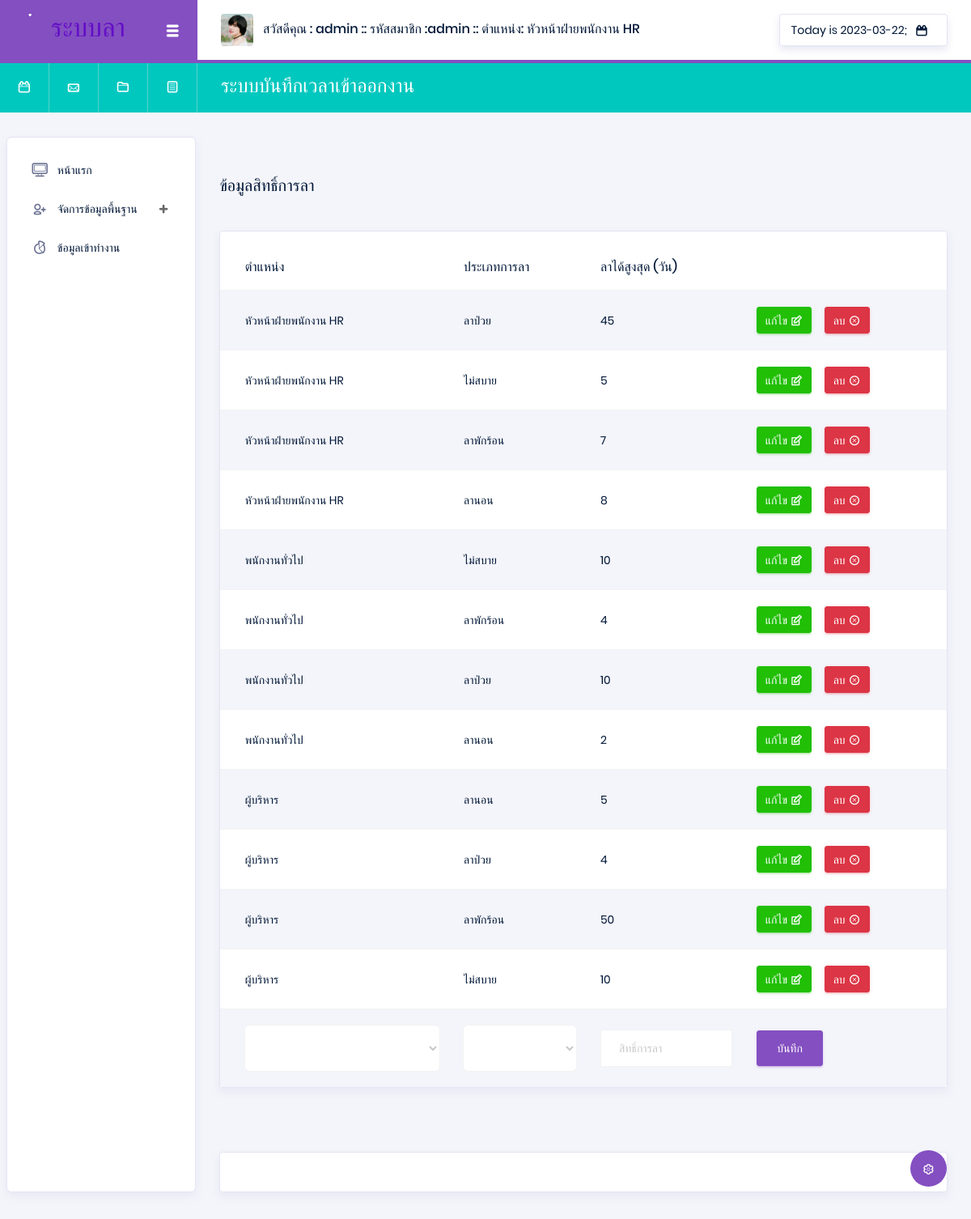
The page /index.php?p=peleave (signed in) on the database as committed earlier.
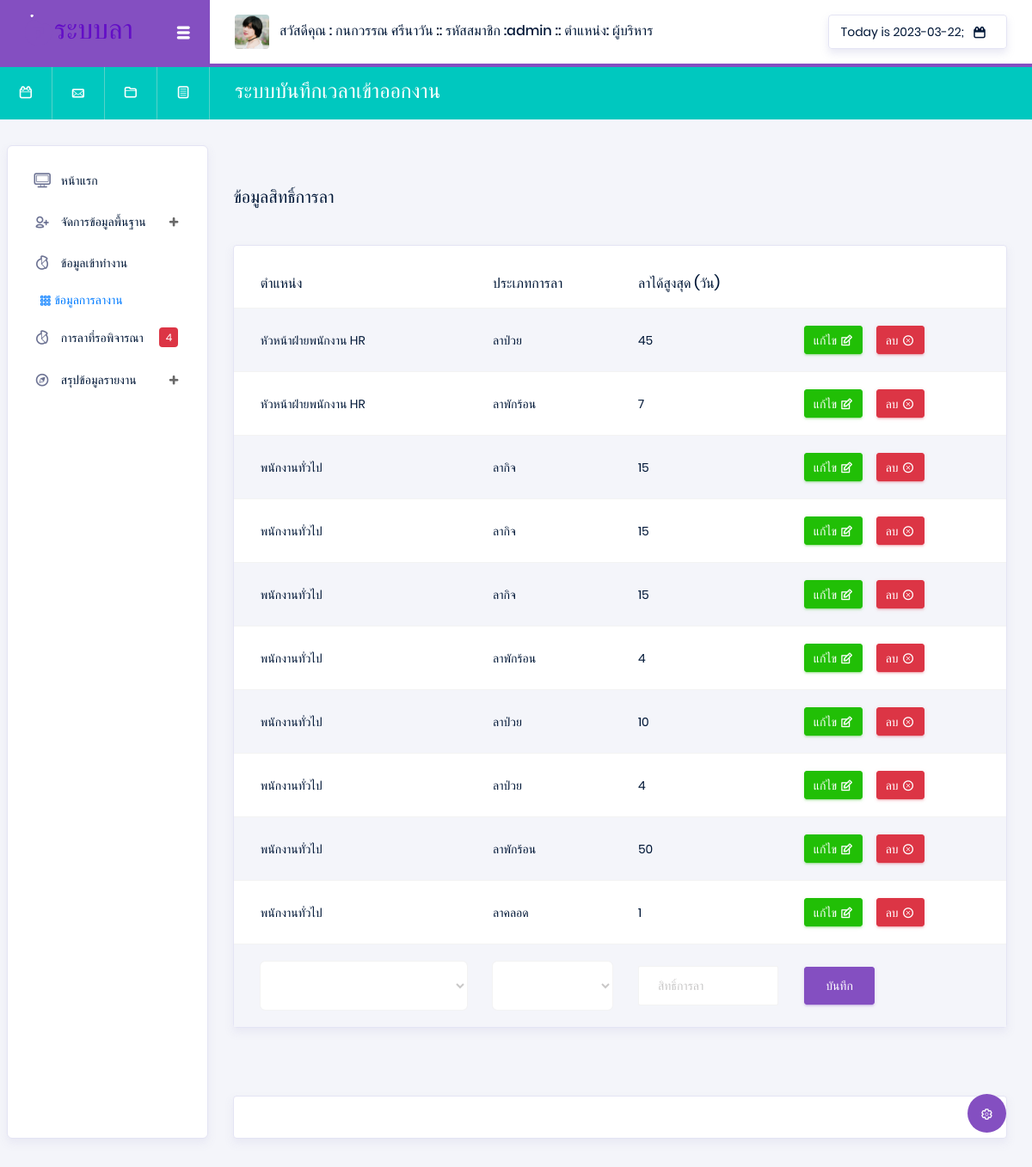
The same page on the database as committed later.
### tables this page shows
CREATE TABLE `position` (
  `Pos_id` varchar(13) NOT NULL,
  `Pos_name` varchar(50) NOT NULL,
  `user_group` int(11) NOT NULL
);

CREATE TABLE `leave_rights` (
  `Type_no` int(10) NOT NULL,
  `Type_id` varchar(100) NOT NULL,
  `Pos_id` varchar(100) NOT NULL,
  `leave_maximum` int(100) NOT NULL
);

CREATE TABLE `typeleave` (
  `Type_id` varchar(13) NOT NULL,
  `Type_name` varchar(50) NOT NULL,
  `Type_details` text NOT NULL
);

### api/showData.php (called while the page is built, shortened)
<?php
$Pos_id = $_SESSION['Pos_id'];
@$ShowPosition = "SELECT * FROM position WHERE  Pos_id =  '$Pos_id' ";
@$SQLShowPosition = mysqli_query($con, $ShowPosition) or die("Error in query: $ShowPosition ");
while ($Showposition = mysqli_fetch_array($SQLShowPosition)) {
    @$Pos_name = $Showposition['Pos_name'];
}
@$position = "SELECT * FROM position ORDER BY Pos_name ASC ";
@$Sqlposition = mysqli_query($con, $position) or die("Error in query: $position ");
@$typeleave = "SELECT * FROM typeleave ORDER BY Type_name DESC ";
@$Sqltypeleave = mysqli_query($con, $typeleave) or die("Error in query: $typeleave ");
@$leave_rights = "SELECT * FROM leave_rights ORDER BY Pos_id ASC";
@$Sqltleave_rights = mysqli_query($con, $leave_rights) or die("Error in query: $leave_rights ");

### pages/system/peleave.php (the view, shortened to what this page needs)
<div class="main-panel">
    <div class="content-wrapper">
        <br> <br>
        <?php
        extract(@$_GET);
        ?>
        <div class="row">
            <div class="col-xl-6 grid-margin stretch-card flex-column">
                <h5 class="mb-2 text-titlecase mb-4">ข้อมูลสิทธิ์การลา</h5>
            </div>
        </div>
        <div class="row">
            <div class="col-md-12">
                <div class="card">
                    <div class="table-responsive pt-3">
                        <table class="table table-striped project-orders-table">
                            <thead>
                                <tr>
                                    <th>ตำแหน่ง</th>
                                    <th class="ml-5">ประเภทการลา</th>
                                    <th>ลาได้สูงสุด (วัน)</th>
                                </tr>
                            </thead>
                            <tbody>
                                <?php
                                while ($Showpeleave = mysqli_fetch_array($Sqltleave_rights)) {
                                ?>
                                    <tr>
                                        <td><?php
                                            $Pos_id = $Showpeleave['Pos_id'];
                                            @$ShowPosition = "SELECT * FROM position WHERE  Pos_id =  '$Pos_id' ";
                                            @$SQLShowPosition = mysqli_query($con, $ShowPosition) or die("Error in query: $ShowPosition ");
                                            while ($Showposition = mysqli_fetch_array($SQLShowPosition)) {
                                                @$Pos_name = $Showposition['Pos_name'];
                                            }
                                            echo $Pos_name;
                                            ?></td>
                                        <td><?php
                                            $Type_id =  $Showpeleave['Type_id'];
                                            @$ShowPosition = "SELECT * FROM typeleave WHERE  Type_id =  '$Type_id' ";
                                            @$SQLShowPosition = mysqli_query($con, $ShowPosition) or die("Error in query: $ShowPosition ");
                                            while ($Showposition = mysqli_fetch_array($SQLShowPosition)) {
                                                echo  @$Type_name = $Showposition['Type_name'];
                                            }
                                            ?></td>
                                        <td><?php echo $Showpeleave['leave_maximum'] ?></td>
                                        <td>
                                            <div class="d-flex align-items-center">
                                                <button type="button" data-toggle="modal" data-target="#addnullPeleave" onclick="edtiPeleave(Type_id =<?php echo $Showpeleave['Type_no'] ?>)" class="btn btn-success btn-sm btn-icon-text mr-3">
                                                    แก้ไข
                                                    <i class="typcn typcn-edit btn-icon-append"></i>
                                                </button>
                                                <a href="./api/api_system.php?str=deletePeleave&Type_no=<?php echo $Showpeleave['Type_no']; ?>" onclick="return confirm('คุณแน่ใจว่าจะลบข้อมูลใช่หรือไม่');" type="button" class="btn btn-danger btn-sm btn-icon-text">
                                                    ลบ
                                                    <i class="typcn typcn-delete-outline btn-icon-append"></i>
                                                </a>
                                            </div>
                                        </td>
                                    </tr>
                                <?php } ?>
                                <form class="forms-sample" action="./api/api_system.php" method="POST">
                                    <tr>
                                        <td>
                                            <select class="form-control form-control-lg" name="Pos_id" id="exampleFormControlSelect1">
                                                <option id="Pos_id" value="" required selected> </option>
                                                <?php
                                                while ($Showposition = mysqli_fetch_array($Sqlposition)) {
                                                ?>
                                                    <option value="<?php echo $Showposition['Pos_id'] ?>"><?php echo $Showposition['Pos_name'] ?> </option>
                                                <?php }  ?>
                                            </select>
                                        </td>
                                        <td> <select class="form-control form-control-lg" name="Type_id" id="exampleFormControlSelect1">
                                                <option id="Type_id" value="" required selected> </option>
                                                <?php
                                                while ($ShowSqltypeleave = mysqli_fetch_array($Sqltypeleave)) {
                                                ?>
                                                    <option value="<?php echo $ShowSqltypeleave['Type_id'] ?>"><?php echo $ShowSqltypeleave['Type_name'] ?> </option>
                                                <?php }  ?>
                                            </select> </td>
                                        <td>
                                            <input type="number" class="form-control" name="leave_maximum" id="leave_maximum" placeholder="สิทธิ์การลา" required min="1" max="10">
                                        </td>
                                        <td>
                                            <button type="submit" class="btn btn-primary" id="buttonY">บันทึก </button>
                                        </td>
                                    </tr>
                                </form>
                            </tbody>
                        </table>
                    </div>
                </div>
            </div>
        </div>
        <br><br>
    </div>
    <footer class="footer">
        <div class="card">
            <div class="card-body">
            </div>
        </div>
    </footer>
</div>

### index.php (shortened to what this page needs)
<!DOCTYPE html>
<html lang="en">
<head>
  <link rel="stylesheet" href="vendors/typicons/typicons.css">
  <link rel="stylesheet" href="vendors/css/vendor.bundle.base.css">
  <link rel="stylesheet" href="css/vertical-layout-light/style.css">
</head>
<body>
  <div class="container-scroller">
    <?php
    include './confix/DB.php';
    if ($_SESSION['Emp_id'] == null) {
      header("location: ./login.php");
    } else if ($_SESSION['Emp_id'] != null) {
      include './api/showData.php';
      include './Head.php';
      include './ListNan.php';
      @$p = (isset($_GET['p']) ? $_GET['p'] : '');
      if ($p == 'constant') {
        include('./pages/system/constant.php');
      } elseif ($p == 'department') {
        include('./pages/system/department.php');
      } elseif ($p == 'position') {
        include('./pages/system/position.php');
      } elseif ($p == 'peleave') {
        include('./pages/system/peleave.php');
      } elseif ($p == 'employeeHR') {
        include('./pages/system/employeeHR.php');
      } elseif ($p == 'employeeCEO') {
        include('./pages/system/employeeCEO.php');
      } elseif ($p == 'employeeEmp') {
        include('./pages/system/employeeEmp.php');
      } elseif ($p == 'timetable') {
        include('./pages/system/timetable.php');
      } elseif ($p == 'leave1') {
        include('./pages/system/leave1.php');
      } elseif ($p == 'leave2') {
        include('./pages/system/leave2.php');
      } elseif ($p == 'leave3') {
        include('./pages/system/leave3.php');
      } elseif ($p == 'peleave1') {
        include('./pages/system/peleave1.php');
      } elseif ($p == 'showleave') {
        include('./pages/system/showleave.php');
      } elseif ($p == 'ReportEmp') {
        include('./pages/system/ReportEmp.php');
      } elseif ($p == 'ReportLeave') {
        include('./pages/system/ReportLeave.php');
      } elseif ($p == 'Reporttimetable') {
        include('./pages/system/Reporttimetable.php');
      } elseif ($p == 'Home') {
        include('./pages/system/Home.php');
      }
      elseif ($p == 'ReportEmp1') {
       @$str = $_GET['str'];
        include('./pages/system/ReportEmp1.php');
      } else {
      }
    }
    ?>
  </div>
  </div>
</body>
</html>

### Head.php (shortened to what this page needs)
<nav class="navbar col-lg-12 col-12 p-0 fixed-top d-flex flex-row">
  <div class="navbar-brand-wrapper d-flex justify-content-center">
    <div class="navbar-brand-inner-wrapper d-flex justify-content-between align-items-center w-100">
      <a class="navbar-brand brand-logo" href="#"><img src="images/logo-dark11.svg" alt="logo" /></a>
      <button class="navbar-toggler navbar-toggler align-self-center" type="button" data-toggle="minimize">
        <span class="typcn typcn-th-menu"></span>
      </button>
    </div>
  </div>
  <div class="navbar-menu-wrapper d-flex align-items-center justify-content-end">
    <ul class="navbar-nav mr-lg-2">
      <li class="nav-item nav-profile dropdown">
        <a class="nav-link" href="#" data-toggle="dropdown" id="profileDropdown">
          <img src="images/faces/face5.jpg" alt="profile" />
          <span class="nav-profile-name">
            สวัสดีคุณ : <?php echo $_SESSION['Emp_name']; ?>
            :: รหัสสมาชิก :<?php echo $_SESSION['Emp_id']; ?>
            :: ตำแหน่ง: <?php echo $Pos_name; ?> </span>
        </a>
      </li>
    </ul>
    <ul class="navbar-nav navbar-nav-right">
      <li class="nav-item nav-date dropdown">
        <a class="nav-link d-flex justify-content-center align-items-center" href="javascript:;">
          <h6 class="date mb-0"> <?php echo "Today is " . date("Y-m-d") ?>;</h6>
          <i class="typcn typcn-calendar"></i>
        </a>
      </li>
    </ul>
  </div>
</nav>
<nav class="navbar-breadcrumb col-xl-12 col-12 d-flex flex-row p-0">
  <div class="navbar-links-wrapper d-flex align-items-stretch">
    <div class="nav-link">
      <a href="javascript:;"><i class="typcn typcn-calendar-outline"></i></a>
    </div>
    <div class="nav-link">
      <a href="javascript:;"><i class="typcn typcn-mail"></i></a>
    </div>
    <div class="nav-link">
      <a href="javascript:;"><i class="typcn typcn-folder"></i></a>
    </div>
    <div class="nav-link">
      <a href="javascript:;"><i class="typcn typcn-document-text"></i></a>
    </div>
  </div>
  <div class="navbar-menu-wrapper d-flex align-items-center justify-content-end">
    <ul class="navbar-nav mr-lg-2">
      <li class="nav-item ml-0">
        <h4 class="mb-0">ระบบบันทึกเวลาเข้าออกงาน </h4>
      </li>
    </ul>
  </div>
</nav>
<div class="container-fluid page-body-wrapper">
  <div class="theme-setting-wrapper">
    <div id="settings-trigger"><i class="typcn typcn-cog-outline"></i></div>
  </div>

### ListNan.php (shortened to what this page needs)
<?php
@$leavefd = "SELECT * FROM `leave` WHERE  Leave_status = 1 ORDER BY Leave_date DESC;   ";
@$Sqlleavefd = mysqli_query($con, $leavefd) or die("Error in query: $leavefd ");
@$numd = mysqli_num_rows($Sqlleavefd);
?>
<nav class="sidebar sidebar-offcanvas" id="sidebar">
  <ul class="nav">
    <li class="nav-item">
      <a class="nav-link" href="index.php?p=Home">
        <i class="typcn typcn-device-desktop menu-icon"></i>
        <span class="menu-title">หน้าแรก</span>
      </a>
    </li>
    <li class="nav-item">
      <?php
      if ($_SESSION['user_group'] != '2') { ?>
        <a class="nav-link" data-toggle="collapse" href="#auth" aria-expanded="false" aria-controls="auth">
          <i class="typcn typcn-user-add-outline menu-icon"></i>
          <span class="menu-title">จัดการข้อมูลพื้นฐาน</span>
          <i class="menu-arrow"></i>
        </a>
      <?php  } ?>
    </li>
    <li class="nav-item">
      <a class="nav-link" href="index.php?p=timetable">
        <i class="typcn typcn-chart-pie-outline menu-icon"></i>
        <span class="menu-title">ข้อมูลเข้าทำงาน</span>
      </a>
    </li>
    <?php
    if ($_SESSION['user_group'] == '1' || $_SESSION['user_group'] == '3') { ?>
      <a class="nav-link" data-toggle="collapse" href="#tables" aria-expanded="false" aria-controls="tables">
        <i class="typcn typcn-th-small-outline menu-icon"></i>
        <span class="menu-title">ข้อมูลการลางาน</span>
      </a>
      <li class="nav-item">
        <a class="nav-link" href="index.php?p=leave1">
          <i class="typcn typcn-chart-pie-outline menu-icon"></i>
          <span class="menu-title">การลาที่รอพิจารณา </span>
          <div class="badge badge-danger"><?php echo $numd ?></div>
        </a>
      </li>
      <li class="nav-item">
        <a class="nav-link" data-toggle="collapse" href="#icons" aria-expanded="false" aria-controls="icons">
          <i class="typcn typcn-compass menu-icon"></i>
          <span class="menu-title">สรุปข้อมูลรายงาน</span>
          <i class="menu-arrow"></i>
        </a>
      </li>
    <?php } ?>
  </ul>
</nav>

Rows that differ between the two databases and show on the page:
no longer on this page (row edited): position: Pos_name "หัวหน้าฝ่ายพนักงาน HR"
removed leave_rights: Pos.Pos_name "หัวหน้าฝ่ายพนักงาน HR", leave_maximum "8", typeleave (Type_name "ลานอน")
removed leave_rights: Pos.Pos_name "พนักงานทั่วไป", leave_maximum "2", typeleave (Type_name "ลานอน")
removed leave_rights: Pos.Pos_name "ผู้บริหาร", leave_maximum "5", typeleave (Type_name "ลานอน")
added position: Pos_name "ผู้บริหาร"
shown differently, row unchanged: leave_rights (number 2 of 10 on the later page): moves up the list
changed leave_rights (number 3 of 10 on the later page): Pos.Pos_name "หัวหน้าฝ่ายพนักงาน HR" → "พนักงานทั่วไป"; leave_maximum "5" → "15"
changed typeleave: Type_name "ไม่สบาย" → "ลากิจ"
changed leave_rights (number 4 of 10 on the later page): Pos.Pos_name "ผู้บริหาร" → "พนักงานทั่วไป"; leave_maximum "10" → "15"; moves up the list
changed leave_rights (number 5 of 10 on the later page): leave_maximum "10" → "15"
shown differently, row unchanged: leave_rights (number 8 of 10 on the later page): Pos.Pos_name "ผู้บริหาร" → (not shown)
now on this page (row edited): position: Pos_name "พนักงานทั่วไป"
shown differently, row unchanged: leave_rights (number 9 of 10 on the later page): Pos.Pos_name "ผู้บริหาร" → (not shown)
added leave_rights: leave_maximum "1", typeleave (Type_name "ลาคลอด")
Other text that changed with them:
$_SESSION['Emp_name']: "admin" → "กนกวรรณ ศรีนาวัน"
$numd: (not shown) → "4"
text now shown: "ข้อมูลการลางาน การลาที่รอพิจารณา สรุปข้อมูลรายงาน"
